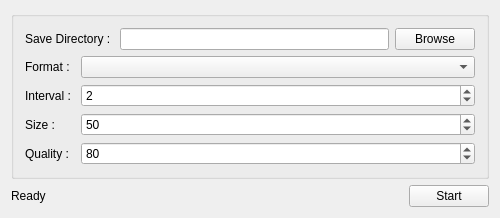
<?xml version="1.0" encoding="UTF-8"?>
<ui version="4.0">
 <class>MainWindow</class>
 <widget class="QMainWindow" name="MainWindow">
  <property name="geometry">
   <rect>
    <x>0</x>
    <y>0</y>
    <width>500</width>
    <height>200</height>
   </rect>
  </property>
  <property name="maximumSize">
   <size>
    <width>16777215</width>
    <height>200</height>
   </size>
  </property>
  <property name="windowTitle">
   <string>Faraz Screen Capture</string>
  </property>
  <widget class="QWidget" name="centralWidget">
   <layout class="QVBoxLayout" name="verticalLayout_2">
    <item>
     <widget class="QGroupBox" name="groupBox">
      <property name="title">
       <string/>
      </property>
      <layout class="QVBoxLayout" name="verticalLayout">
       <item>
        <layout class="QHBoxLayout" name="horizontalLayout">
         <item>
          <widget class="QLabel" name="label">
           <property name="text">
            <string>Save Directory : </string>
           </property>
          </widget>
         </item>
         <item>
          <widget class="QLineEdit" name="txtPath"/>
         </item>
         <item>
          <widget class="QPushButton" name="btnBrowse">
           <property name="text">
            <string>Browse</string>
           </property>
          </widget>
         </item>
        </layout>
       </item>
       <item>
        <layout class="QFormLayout" name="formLayout">
         <item row="0" column="0">
          <widget class="QLabel" name="label_5">
           <property name="text">
            <string>Format : </string>
           </property>
          </widget>
         </item>
         <item row="0" column="1">
          <widget class="QComboBox" name="cmbFormat"/>
         </item>
         <item row="1" column="0">
          <widget class="QLabel" name="label_2">
           <property name="text">
            <string>Interval : </string>
           </property>
          </widget>
         </item>
         <item row="1" column="1">
          <widget class="QSpinBox" name="spnInterval">
           <property name="minimum">
            <number>1</number>
           </property>
           <property name="maximum">
            <number>60</number>
           </property>
           <property name="value">
            <number>2</number>
           </property>
          </widget>
         </item>
         <item row="2" column="0">
          <widget class="QLabel" name="label_3">
           <property name="text">
            <string>Size : </string>
           </property>
          </widget>
         </item>
         <item row="2" column="1">
          <widget class="QSpinBox" name="spnSize">
           <property name="suffix">
            <string/>
           </property>
           <property name="minimum">
            <number>1</number>
           </property>
           <property name="maximum">
            <number>100</number>
           </property>
           <property name="singleStep">
            <number>10</number>
           </property>
           <property name="value">
            <number>50</number>
           </property>
          </widget>
         </item>
         <item row="3" column="0">
          <widget class="QLabel" name="label_4">
           <property name="text">
            <string>Quality : </string>
           </property>
          </widget>
         </item>
         <item row="3" column="1">
          <widget class="QSpinBox" name="spnQuality">
           <property name="suffix">
            <string/>
           </property>
           <property name="minimum">
            <number>-1</number>
           </property>
           <property name="maximum">
            <number>100</number>
           </property>
           <property name="value">
            <number>80</number>
           </property>
          </widget>
         </item>
        </layout>
       </item>
      </layout>
     </widget>
    </item>
    <item>
     <layout class="QHBoxLayout" name="horizontalLayout_2">
      <item>
       <widget class="QLabel" name="lblStatus">
        <property name="text">
         <string>Ready</string>
        </property>
       </widget>
      </item>
      <item>
       <spacer name="horizontalSpacer">
        <property name="orientation">
         <enum>Qt::Horizontal</enum>
        </property>
        <property name="sizeHint" stdset="0">
         <size>
          <width>40</width>
          <height>20</height>
         </size>
        </property>
       </spacer>
      </item>
      <item>
       <widget class="QPushButton" name="btnStart">
        <property name="text">
         <string>Start</string>
        </property>
       </widget>
      </item>
     </layout>
    </item>
   </layout>
  </widget>
 </widget>
 <layoutdefault spacing="6" margin="11"/>
 <resources/>
 <connections/>
</ui>
